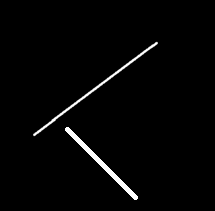
#> input picture dig_img_7_2/2lines.png, 215 x 211 px
$ jupyter execute dig_img_7_2.ipynb
#> lines starting #> are read from the running program, lines starting #| are printed output that depends on the picture; after the words box and inside, x2 and y2 are one past the last pixel; in counts of white or black regions, pixels touching at a corner belong together
[cell 1]
import cv2
import numpy as np
import matplotlib.pyplot as plt

[cell 2]
#HoughLines
img = cv2.imread('2lines.png',0)
#> img is the input picture: shape (211, 215); min 0, max 255, mean 4.9
plt.imshow(img,cmap='gray')
plt.show()

edges = cv2.Canny(img,50,150,apertureSize=3)
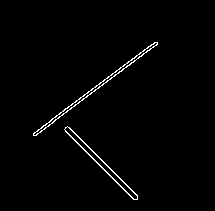
#> edges: shape (211, 215); 1.5% white in thin lines or dots, all inside (x1, y1, x2, y2) = (33, 42, 158, 200)
plt.imshow(edges,cmap='gray')
plt.show()

lines = cv2.HoughLines(edges,10,np.pi/180,100)
#> lines = 16 rows, first 8: [130, 0.925], [50, 2.32], [40, 2.37], [30, 2.43], [60, 2.27], [20, 2.48], [70, 2.22], [120, 1.03]

#Change redian to degree
linesdegree = lines.copy()
#> linesdegree has the same summary as lines
linesdegree[:,0:1,1:2] = linesdegree[:,0:1,1:2]*180/np.pi

#use scatter plot
for i in range(0,len(linesdegree)):
  plt.scatter(linesdegree[i,0:1,1:2],linesdegree[i,0:1,0:1])
#> this loop made 16 passes

#set x,y limits
plt.xlim(0,180)
plt.ylim(-100*np.sqrt(2), 100*np.sqrt(2))
#> Out = (-141.4, 141.4)
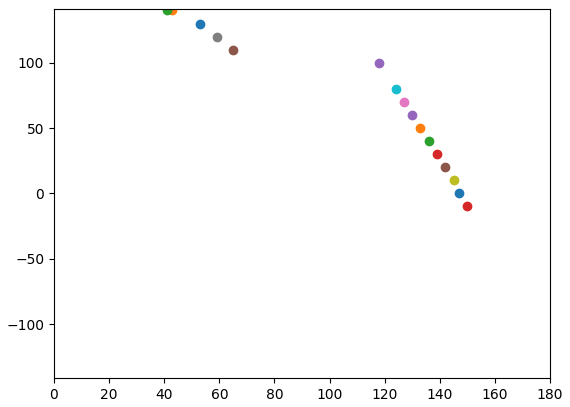
#> figure drawn by matplotlib, 1 panel

[cell 3]
#HoughLines ex.1
img = cv2.imread('findLines.png',0)
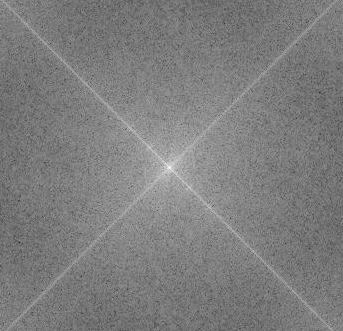
#> input picture dig_img_7_2/findLines.png, 343 x 331 px
#> img is the input picture: shape (331, 343); min 46, max 247, mean 125.5
plt.imshow(img,cmap='gray')
plt.show()

#find edges
K_SIZE = 5
smoothed_img = cv2.GaussianBlur(img,(K_SIZE,K_SIZE),0)
edges = cv2.Canny(smoothed_img,36,85)
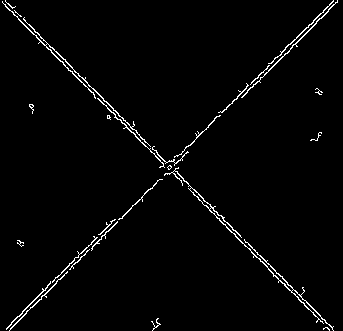
#> edges: shape (331, 343); 2.1% white in thin lines or dots

plt.imshow(edges,cmap='gray')
plt.show()

lines = cv2.HoughLines(edges,10,np.pi/180,800)
#> lines = [[0, 2.36], [240, 0.785]]

#Change radian to degree
linesdegree = lines.copy()
#> linesdegree = [[0, 2.36], [240, 0.785]]
linesdegree[:,0:1,1:2] = linesdegree[:,0:1,1:2]*180/np.pi

#use scatter plot
for i in range(0,len(linesdegree)):
  plt.scatter(linesdegree[i,0:1,1:2],linesdegree[i,0:1,0:1])
#> this loop made 2 passes

#set x,y limits
plt.xlim(0,180)
plt.ylim(-300*np.sqrt(2), 300*np.sqrt(2))
#> Out = (-424.3, 424.3)

[cell 4]
out = cv2.imread('findLines.png',0)
for line in lines:
    rho,theta = line[0]
    a = np.cos(theta)
    b = np.sin(theta)
    x0 = a*rho
    y0 = b*rho
    x1 = int(x0 + 1000*(-b))
    y1 = int(y0 + 1000*(a))
    x2 = int(x0 - 1000*(-b))
    y2 = int(y0 - 1000*(a))

    cv2.line(out,(x1,y1),(x2,y2),(0,0,255),2)
#> this loop made 2 passes
#> (rho, theta, a, b, x0, y0, x1, y1) on passes 1 to 2: (0, 2.36, -0.707, 0.707, 0, 0, -707, -707), (240, 0.785, 0.707, 0.707, 169.7, 169.7, -537, 876)
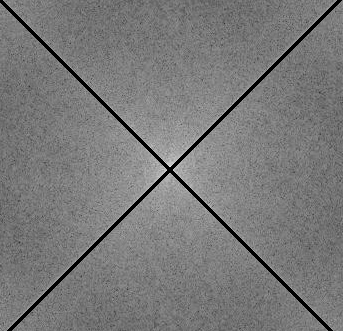
#> out: shape (331, 343); 2.9% of pixels changed, all inside (x1, y1, x2, y2) = (0, 0, 342, 331)

plt.imshow(out,cmap='gray')
plt.show()

ผมเริ่มจากกำจัด noise ก่อนเอามาหา edges ด้วยการทำ gaussian blur เเล้วจากนั้นก็มาหา edge ด้วย canny แล้วใช้ houghtransform ปรับตัว threshold จะได้ กราฟ ออกมาดังรูปด้านบนมีการปรับ scale เพื่อให้เห็นจุดครบ จะสังเกตว่ามีสองจุด จุดทางซ้ายจะ represent เส้นทแยงจากมุมบนขวาไปมุมล่างซ้าย ส่วนจุดทางขวาจะ represent เส้นทแยงจากมุมบนซ้ายไปมุมล่างขวา

[cell 5]
img = cv2.imread('bacteria.png',0)
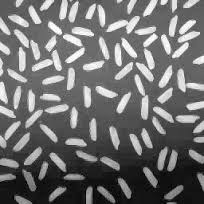
#> input picture dig_img_7_2/bacteria.png, 204 x 204 px
#> img is the input picture: shape (204, 204); min 0, max 255, mean 110.9
ret1,thresh1 = cv2.threshold(img,125,255,cv2.THRESH_BINARY)
#> thresh1: shape (204, 204); 29.3% white; 106 white regions (25 under 20 px), largest, box (x1, y1, x2, y2) and area: (32, 21, 94, 72) 1028, (134, 25, 158, 82) 573, (161, 19, 200, 59) 560
ret2,thresh2 = cv2.threshold(img,0,255,cv2.THRESH_OTSU) #ret2 =
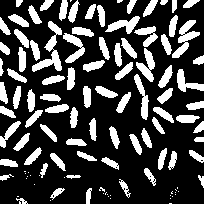
#> thresh2: shape (204, 204); 26.4% white; 113 white regions (30 under 20 px), largest, box (x1, y1, x2, y2) and area: (32, 21, 62, 72) 503, (172, 20, 200, 58) 397, (136, 48, 155, 82) 297
#> ret2 = 140

plt.figure(figsize=(16,12))
plt.subplot(1,3,1), plt.imshow(img,cmap='gray'), plt.title('Original')
plt.subplot(1,3,2), plt.imshow(thresh1,cmap='gray'), plt.title('BINARY')
plt.subplot(1,3,3), plt.imshow(thresh2,cmap='gray'), plt.title('OTSU')
plt.show()

[cell 6]
#ex.2
img = cv2.imread('bac.jpg',0)
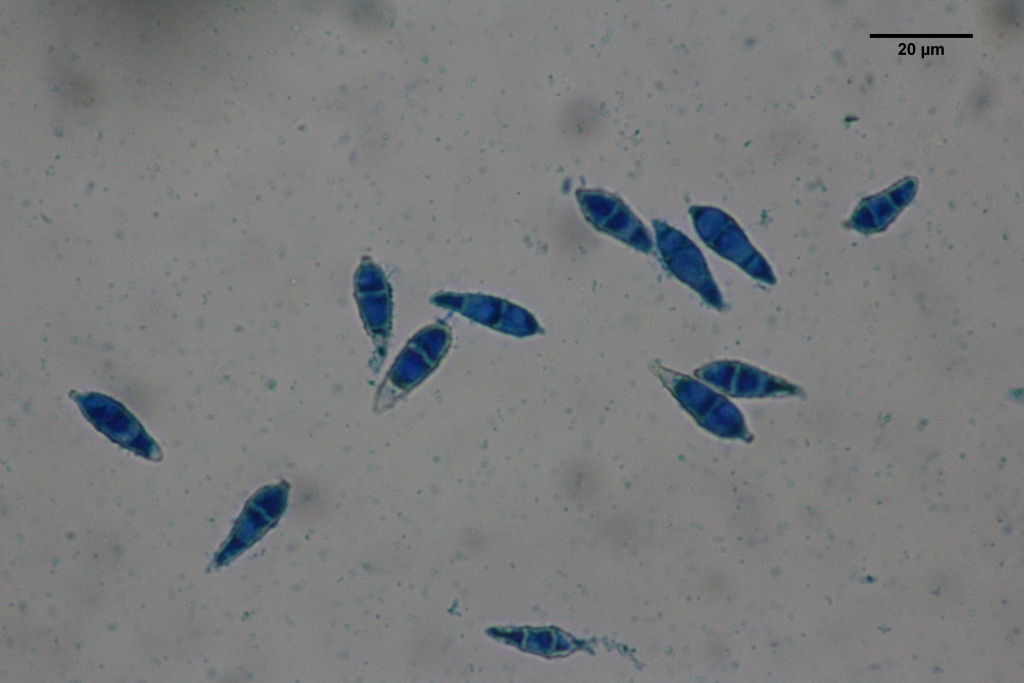
#> input picture dig_img_7_2/bac.jpg, 2048 x 1365 px (shown at 1/2 size)
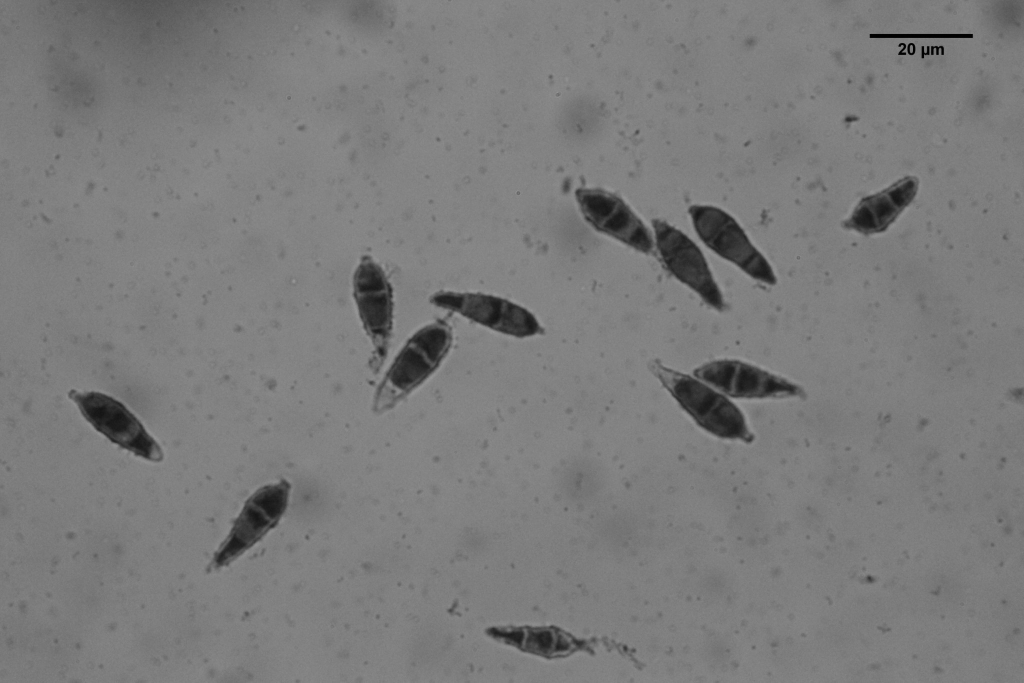
#> img: shape (1365, 2048) (shown at 1/2 size); min 0, max 156, mean 122.6
ret1,thresh1 = cv2.threshold(img,80,255,cv2.THRESH_BINARY)
#> thresh1: shape (1365, 2048); 96% white; 75 black regions (42 under 20 px), largest, box (x1, y1, x2, y2) and area: (1378, 412, 1551, 568) 11148, (1337, 749, 1506, 884) 10289, (1308, 441, 1447, 618) 10226
ret2,thresh2 = cv2.threshold(img,0,255,cv2.THRESH_OTSU)
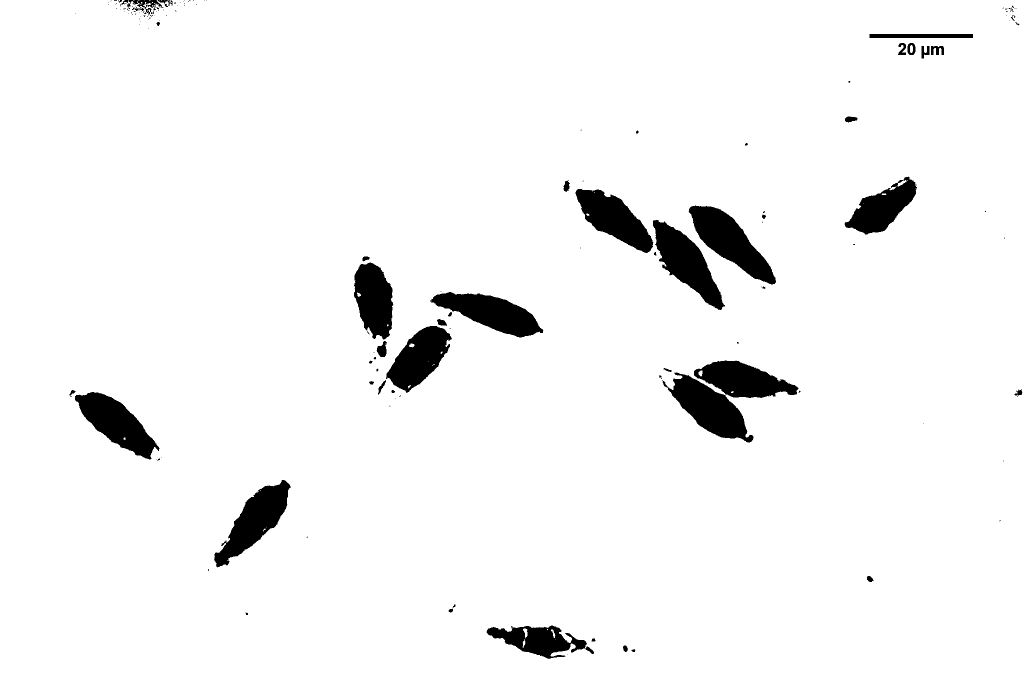
#> thresh2: shape (1365, 2048) (shown at 1/2 size); 95.6% white; 168 black regions (119 under 20 px), largest, box (x1, y1, x2, y2) and area: (1377, 411, 1552, 569) 11442, (1325, 745, 1507, 885) 10859, (1306, 440, 1450, 620) 10746
#> ret2 = 89

plt.figure(figsize=(16,12))
plt.subplot(1,3,1), plt.imshow(img,cmap='gray'), plt.title('Original')
plt.subplot(1,3,2), plt.imshow(thresh1,cmap='gray'), plt.title('BINARY')
plt.subplot(1,3,3), plt.imshow(thresh2,cmap='gray'), plt.title('OTSU') #ret2 = 89
plt.show()
